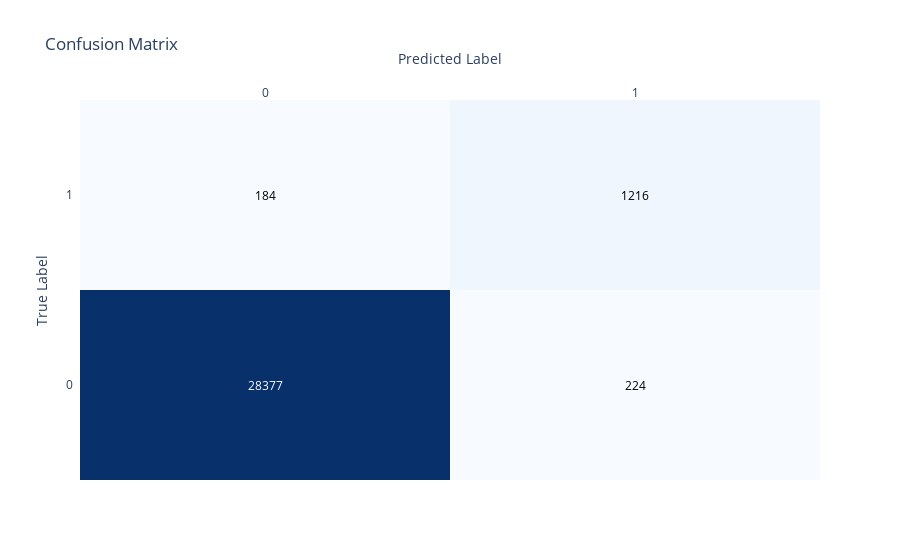

The notebook cell this image was saved under:
### Code cell
cm = confusion_matrix(Y_test, Y_pred)
cm_labels = [0, 1]

# Create the confusion matrix heatmap
fig = ff.create_annotated_heatmap(z=cm, x=cm_labels, y=cm_labels, colorscale='Blues')

# Update layout for better readability
fig.update_layout(
    title='Confusion Matrix',
    xaxis=dict(title='Predicted Label'),
    yaxis=dict(title='True Label')
)

fig.show()

### Figure 1 — Plotly figure (JSON) as saved in the notebook; plotly's stock layout.template omitted (floating-point values rounded to 4 significant figures)
{"data": [{"colorscale": [[0, "rgb(247,251,255)"], [0.125, "rgb(222,235,247)"], [0.25, "rgb(198,219,239)"], [0.375, "rgb(158,202,225)"], [0.5, "rgb(107,174,214)"], [0.625, "rgb(66,146,198)"], [0.75, "rgb(33,113,181)"], [0.875, "rgb(8,81,156)"], [1, "rgb(8,48,107)"]], "reversescale": false, "showscale": false, "type": "heatmap", "x": [0, 1], "y": [0, 1], "z": [[28377, 224], [184, 1216]]}], "layout": {"annotations": [{"font": {"color": "#FFFFFF"}, "showarrow": false, "text": "28377", "x": 0, "xref": "x", "y": 0, "yref": "y"}, {"font": {"color": "#000000"}, "showarrow": false, "text": "224", "x": 1, "xref": "x", "y": 0, "yref": "y"}, {"font": {"color": "#000000"}, "showarrow": false, "text": "184", "x": 0, "xref": "x", "y": 1, "yref": "y"}, {"font": {"color": "#000000"}, "showarrow": false, "text": "1216", "x": 1, "xref": "x", "y": 1, "yref": "y"}], "title": {"text": "Confusion Matrix"}, "xaxis": {"dtick": 1, "gridcolor": "rgb(0, 0, 0)", "side": "top", "ticks": "", "title": {"text": "Predicted Label"}}, "yaxis": {"dtick": 1, "ticks": "", "ticksuffix": "  ", "title": {"text": "True Label"}}}}
